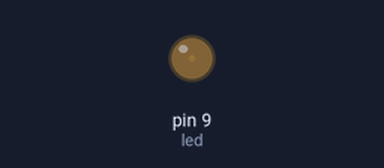
This sketch was run on a simulated Arduino Uno, built with avr-gcc and run on an emulated ATmega328P. Parts: output pins drawn as LEDs (lit = HIGH).

Above: at 0.05 s.
At 1.15 s:
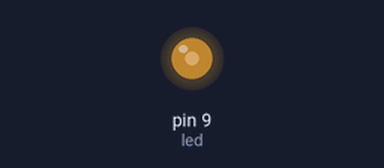
At 2.3 s:
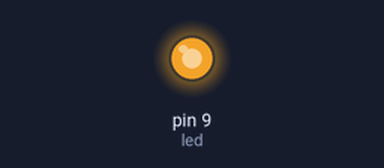
At 4.6 s:
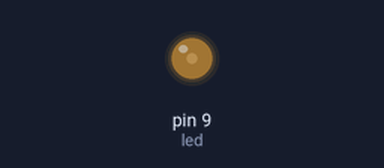
Timing chart, 0 to 6.7 s (numbered marks = the images above):
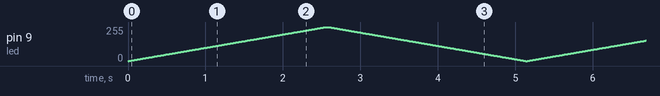

The sketch:

led_4.ino
```cpp
const int led = 9;  // Константа - номер контакта светодиода

void setup(){
  pinMode(led, OUTPUT); // Конфигурируем контакт светодиода как выход
  digitalWrite(led, HIGH);  // Устанавливаем значение HIGH на выходе
}

void loop(){
  for (int i = 0; i <= 256; i++){
    analogWrite(led, i);  // плавно уменьшаем/увеличиваем напряжение на 9м контакте
    delay(10);
  }
  for (int i = 256; i >= 0; i--){
    analogWrite(led, i);
    delay(10);
  }
}
```
